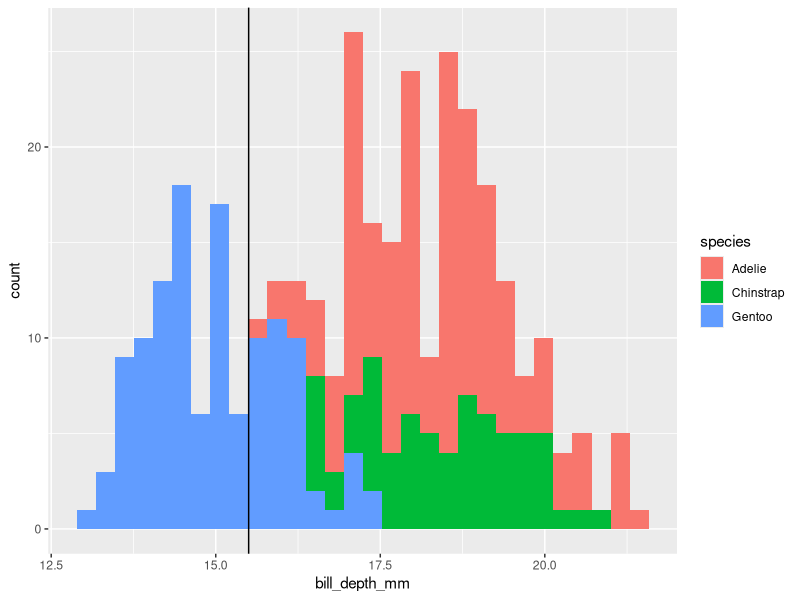

Generate this figure with R:
## ---- chunk 1
library(tidyverse)
library(palmerpenguins)
library(here)
## ---- chunk 2
#penguins <- read_csv(here("data/penguins_lter.csv"))
## ---- chunk 3
penguins <- palmerpenguins::penguins
## ---- chunk 4
gentoo_penguins_long_bill <- penguins %>% 
  filter(species == "Gentoo", bill_depth_mm >= 15.5)
## ---- chunk 5
ggplot(penguins, aes(x = bill_depth_mm, fill = species)) +
  geom_histogram() +
  geom_vline(xintercept = 15.5)
## ---- chunk 6
penguins %>% 
  filter(sex == "male", island == "Dream" | island == "Bisoce")
## ---- chunk 7
penguins %>% 
  filter(species == "Adelie", sex == "female", bill_length_mm < 35)
## ---- chunk 8
penguins %>% 
  filter(sex == "female", species == "Chinstrap", island == "Dream" | island == "Torgersen") 
## ---- chunk 9
large_gentoos <- penguins %>% 
  filter(species == "Gentoo" | body_mass_g > 4500)
## ---- chunk 10
min(large_gentoos$body_mass_g, na.rm = TRUE)
